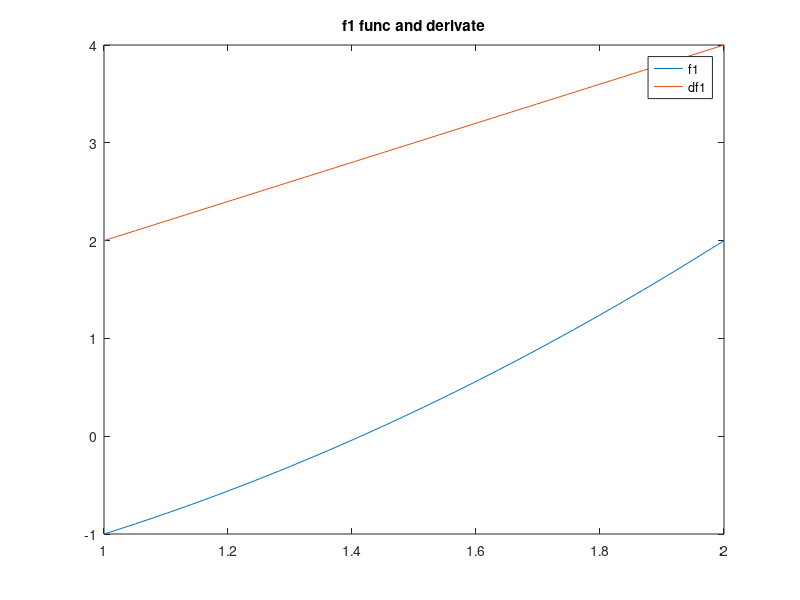
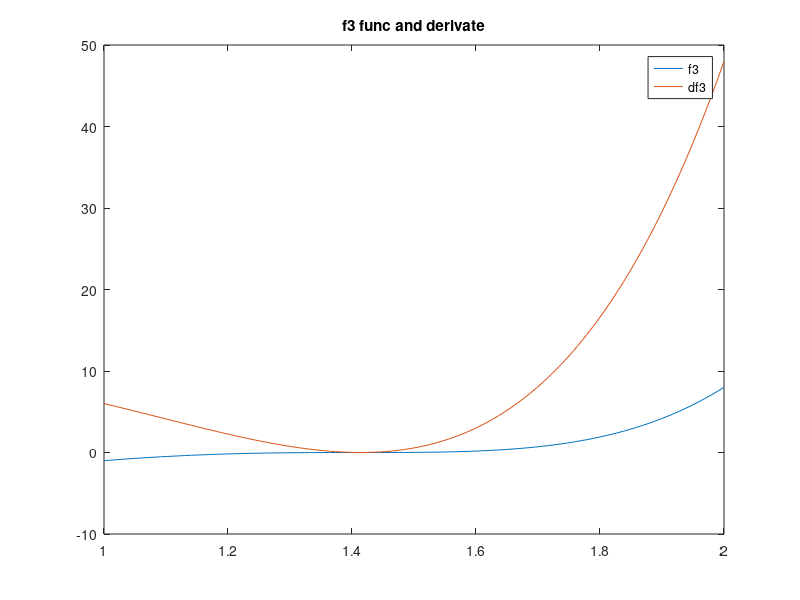
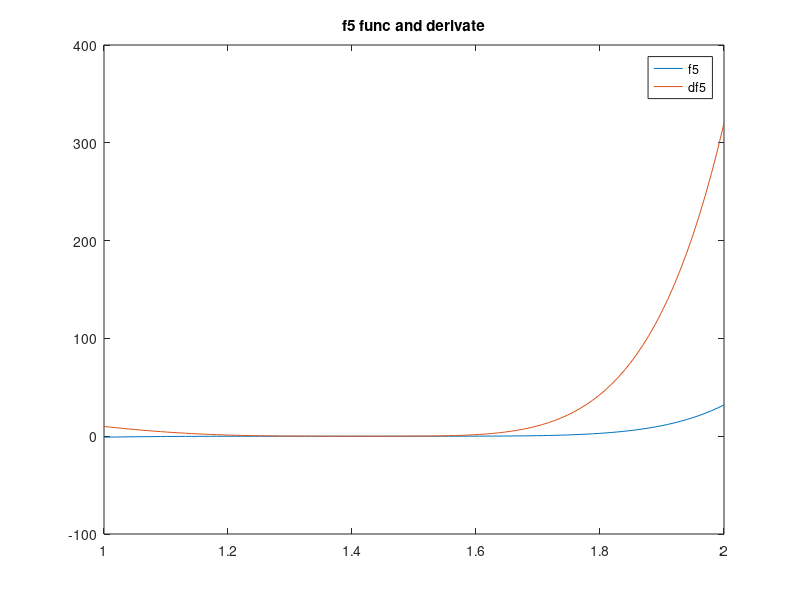

MATLAB code for these plots, in order: (Note: this script raises an error after producing the figures.)
clear all
f1 = @(x)((x.^2)-2);
f2 = @(x)((x.^2)-2).^3;
f3 = @(x)((x.^2)-2).^5;

df1 = @(x)(2.*x);
df2 = @(x)(3.*((x.^2)-2).^2).*(2.*x);
df3 = @(x)(5.*((x.^2)-2).^4).*(2.*x);

x = linspace(1, 2, 100);

figure(1)
plot(x, f1(x))
hold on
plot(x, df1(x))
hold off
title("f1 func and derivate")
legend("f1", "df1")

figure(2)
plot(x, f2(x))
hold on
plot(x, df2(x))
hold off
title("f3 func and derivate")
legend("f3", "df3")

figure(3)
plot(x, f3(x))
hold on
plot(x, df3(x))
hold off
title("f5 func and derivate")
legend("f5", "df5")

[zero, res, iterates, flag] = Newton(f1, df1, 2, 10e-8, 100, "s");
[zero2, res2, iterates2, flag2] = Newton(f2, df2, 2, 10e-8, 100, "s");
[zero3, res3, iterates3, flag3] = Newton(f3, df3, 2, 10e-8, 100, "s");


figure(4)
semilogy(abs(f1(iterates(1, :))), "Color", 'b')%modulo dei residui
hold on
semilogy(abs(f2(iterates2(1, :))), "Color", 'g')
semilogy(abs(f3(iterates3(1, :))), "Color", 'r')

semilogy([1+10e-8, abs(iterates(1, 1:end-1)-iterates(1, 2:end))], "Color", 'b', "LineStyle","-.")%modulo dello scarto TODO
semilogy([1+10e-8, abs(iterates2(1, 1:end-1)-iterates2(1, 2:end))], "Color", 'g', "LineStyle","-.")
semilogy([1+10e-8, abs(iterates3(1, 1:end-1)-iterates3(1, 2:end))], "Color", 'r', "LineStyle","-.")

semilogy(abs(sqrt(2)-iterates(1, :)), "Color", 'b', "LineStyle","--") %errore tra zero calcolato e zero al passo n
semilogy(abs(sqrt(2)-iterates2(1, :)), "Color", 'g', "LineStyle","--")
semilogy(abs(sqrt(2)-iterates3(1, :)), "Color", 'r', "LineStyle","--")

legend()

hold off

